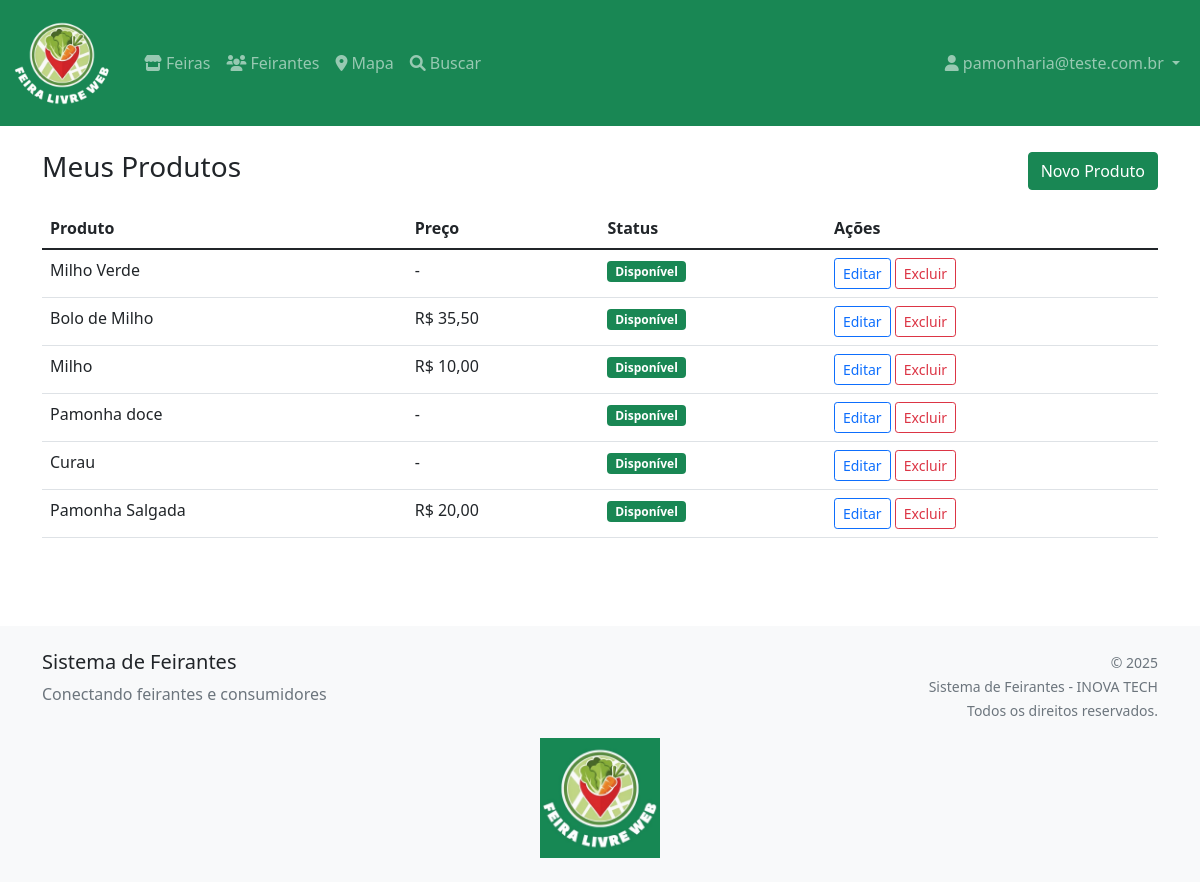
Before: /feirantes/painel/produtos/ (signed in) with the older database file.
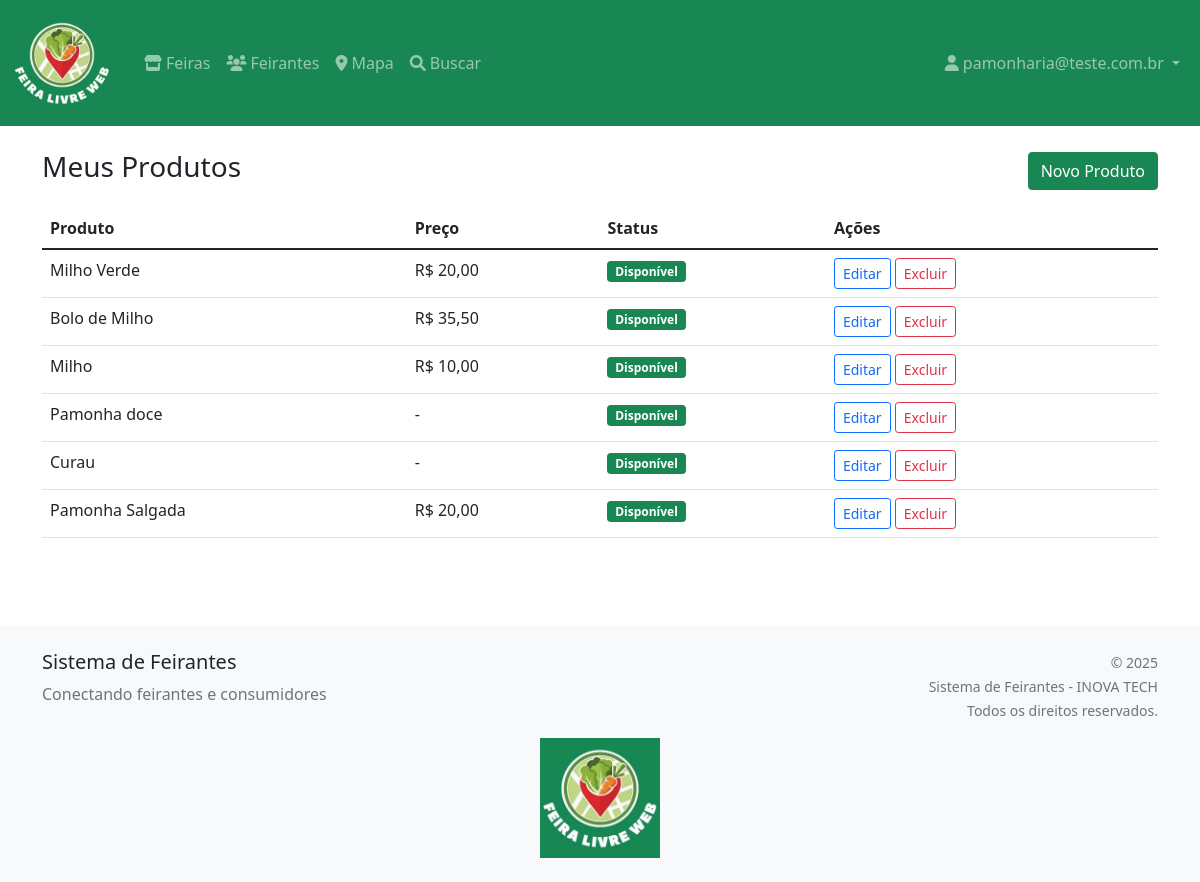
After: the same page with the newer database file.
### feirantes/models.py (models this page shows, shortened)
class Produto(models.Model):
    feirante = models.ForeignKey(Feirante, on_delete=models.CASCADE)
    categoria = models.ForeignKey(
        Categoria, on_delete=models.SET_NULL, null=True, blank=True)
    nome = models.CharField(max_length=200)
    descricao = models.TextField(blank=True)
    preco = models.DecimalField(
        max_digits=8, decimal_places=2, blank=True, null=True,
        help_text="Preço em reais")
    unidade = models.CharField(
        max_length=50, blank=True, help_text="Ex: kg, unidade, dúzia, maço")
    organico = models.BooleanField(default=False)
    producao_propria = models.BooleanField(default=True)
    foto = models.ImageField(upload_to='produtos/', blank=True, null=True)
    disponivel = models.BooleanField(default=True)
    estoque_limitado = models.BooleanField(default=False)
    observacoes = models.TextField(
        blank=True, help_text="Informações adicionais sobre disponibilidade")
    criado_em = models.DateTimeField(auto_now_add=True)
    atualizado_em = models.DateTimeField(auto_now=True)
    class Meta:
        verbose_name = 'Produto'
        verbose_name_plural = 'Produtos'
        ordering = ['-criado_em']

### feirantes/views.py (the view)
# urls.py: path('painel/produtos/', login_required(views.gerenciar_produtos,
@login_required
def gerenciar_produtos(request):
    try:
        feirante = request.user.feirante
    except Feirante.DoesNotExist:
        return HttpResponseForbidden(
            "Acesso negado. Complete seu cadastro como feirante.")
    produtos = Produto.objects.filter(feirante=feirante).order_by('-criado_em')
    return render(request, 'feirantes/painel/produtos.html',
                  {'produtos': produtos})

### feirantes/templates/feirantes/painel/produtos.html (shortened to what this page needs)
{% extends 'feirantes/base.html' %}
{% block content %}
<div class="container">
  <div class="d-flex justify-content-between align-items-center mb-3">
    <h3>Meus Produtos</h3>
    <a href="{% url 'feirantes:novo_produto' %}" class="btn btn-success">Novo Produto</a>
  </div>
  {% if produtos %}
  <table class="table">
    <thead><tr><th>Produto</th><th>Preço</th><th>Status</th><th>Ações</th></tr></thead>
    <tbody>
      {% for p in produtos %}
      <tr>
        <td>{{ p.nome }}</td>
        <td>{% if p.preco %}R$ {{ p.preco }}{% else %}-{% endif %}</td>
        <td>{% if p.disponivel %}<span class="badge bg-success">Disponível</span>{% else %}<span class="badge bg-secondary">Indisponível</span>{% endif %}</td>
        <td>
          <a href="{% url 'feirantes:editar_produto' p.pk %}" class="btn btn-sm btn-outline-primary">Editar</a>
          <a href="{% url 'feirantes:excluir_produto' p.pk %}" class="btn btn-sm btn-outline-danger">Excluir</a>
        </td>
      </tr>
      {% endfor %}
    </tbody>
  </table>
  {% else %}
    <p>Nenhum produto cadastrado.</p>
  {% endif %}
</div>
{% endblock %}

Changed rows visible on the page:
changed Produto "Milho Verde": preco (not shown) → "20,00"; preco "-" → "R$"
